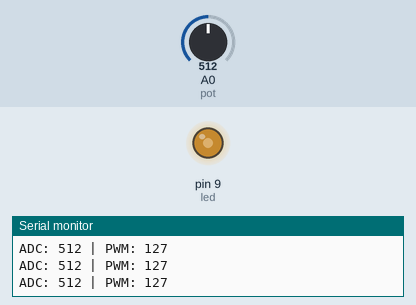
Recording of a sketch running on a simulated Arduino Uno, built with avr-gcc and run on an emulated ATmega328P. Shown: output pins drawn as LEDs (lit = HIGH), the last lines printed to the serial monitor. Inputs (shaded band) come from the test bench; at power-on: A0 (pot) = 512.

Above: at 1.2 s.
1.3 s: A0 (pot) set to 416
At 2.5 s:
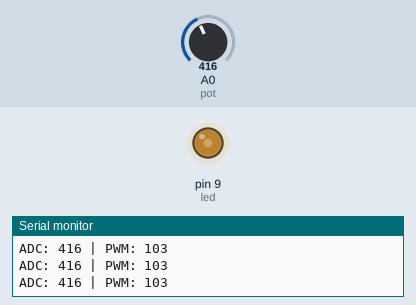
2.8 s: A0 (pot) set to 385
At 4.0 s:
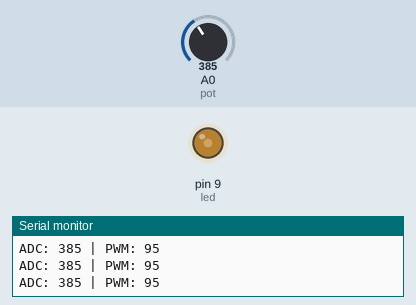
5.8 s: A0 (pot) set to 1023
At 6.2 s:
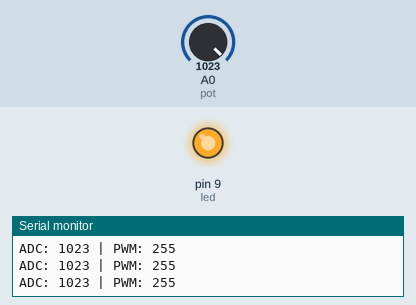
7.3 s: A0 (pot) set to 0
At 8.5 s:
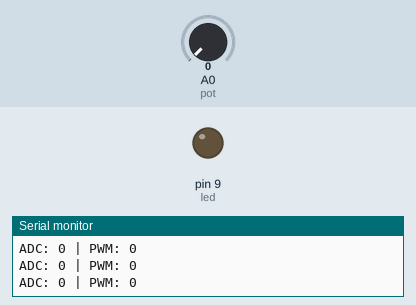
8.8 s: A0 (pot) set to 8
At 9.3 s:
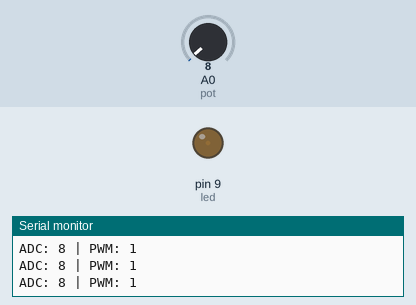
10.3 s: A0 (pot) set to 11
At 10.6 s:
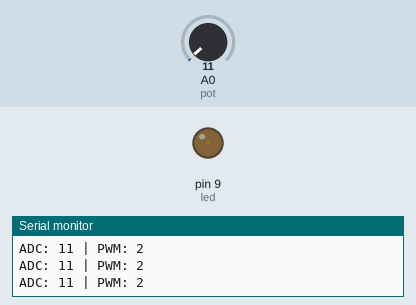
Timing chart, 0 to 13.3 s (numbered marks = the images above; inputs shaded):
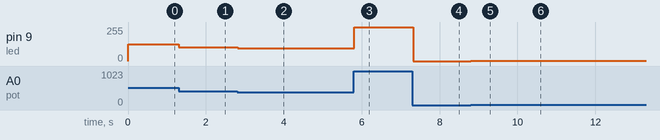

Measured:
- after the input at 1.3 s, pin 9 (led): 127/255 → 103/255 at once
- after the input at 2.8 s, pin 9 (led): 103/255 → 95/255 at once
- after the input at 5.8 s, pin 9 (led): 95/255 → 255/255 at once
- after the input at 7.3 s, pin 9 (led): 255/255 → 0/255 at once
- after the input at 8.8 s, pin 9 (led): 0/255 → 1/255 at once
- after the input at 10.3 s, pin 9 (led): 1/255 → 2/255 at once

The sketch:

code.ino
```cpp
// 15-potentiometer-pwm-brightness

int led = 9;
int pot = A0;

void setup()
{
  pinMode(led, OUTPUT);
  Serial.begin(9600);
}

void loop()
{
  int potValue = analogRead(pot);
  int brightness = map(potValue, 0, 1023, 0, 255);

  analogWrite(led, brightness);

  Serial.print("ADC: ");
  Serial.print(potValue);
  Serial.print(" | PWM: ");
  Serial.println(brightness);
}
```
